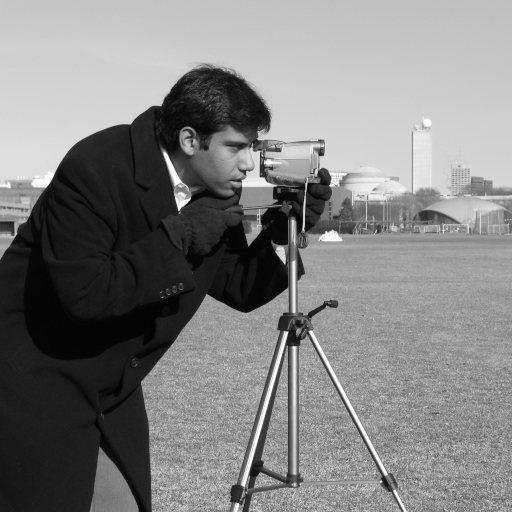
#> input picture skimage.data.camera(), 512 x 512 px
$ jupyter execute 6_segmentation_otsu.ipynb
#> lines starting #> are read from the running program, lines starting #| are printed output that depends on the picture; after the words box and inside, x2 and y2 are one past the last pixel; in counts of white or black regions, pixels touching at a corner belong together
# 6. Otsu Thresholding

## Table of Contents
1. [Libraries](#libraries)
2. [Single Thresholding](#single)
3. [Multi Thresholding](#multi)

Thresholding is used to create a binary image from a grayscale image

## Importing Libraries <a class="anchor" id="libraries" ></a>

[cell 1]
import matplotlib.pyplot as plt
from skimage import data
from skimage.filters import threshold_otsu
from skimage.filters import threshold_multiotsu
import numpy as np

import cv2

## Single Thresholding <a class="anchor" id="single" ></a>

We illustrate how to apply one of these thresholding algorithms.
Otsu's method [2]_ calculates an "optimal" threshold (marked by a red line in the
histogram below) by maximizing the variance between two classes of pixels,
which are separated by the threshold. Equivalently, this threshold minimizes
the intra-class variance.

[cell 2]
image = data.camera()
#> image is the input picture: shape (512, 512); min 0, max 255, mean 129.1
thresh = threshold_otsu(image)
#> thresh = 102
binary = image > thresh
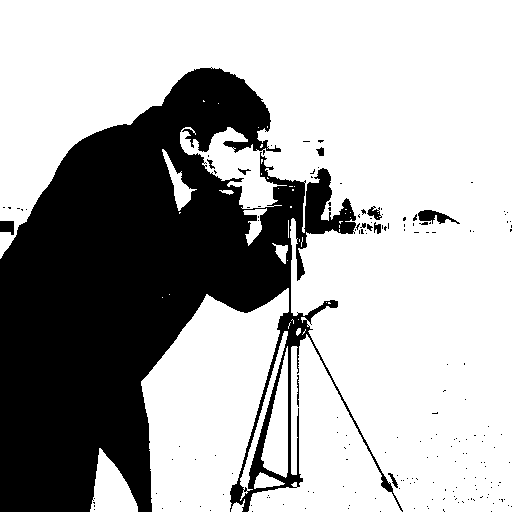
#> binary: shape (512, 512) bool; 67.9% white; 179 black regions (168 under 20 px), largest, box (x1, y1, x2, y2) and area: (0, 67, 403, 512) 82891, (418, 210, 460, 224) 293, (0, 221, 14, 235) 163

fig, axes = plt.subplots(ncols=3, figsize=(8, 2.5))
ax = axes.ravel()
ax[0] = plt.subplot(1, 3, 1)
ax[1] = plt.subplot(1, 3, 2)
ax[2] = plt.subplot(1, 3, 3, sharex=ax[0], sharey=ax[0])

ax[0].imshow(image, cmap=plt.cm.gray)
ax[0].set_title('Original')
ax[0].axis('off')

ax[1].hist(image.ravel(), bins=256)
ax[1].set_title('Histogram')
ax[1].axvline(thresh, color='r')

ax[2].imshow(binary, cmap=plt.cm.gray)
ax[2].set_title('Thresholded')
ax[2].axis('off')

plt.show()
#> figure, not shown here; panel 2: tallest bar 4957 high, from x = 26.89 to 27.89

If you are not familiar with the details of the different algorithms and the
underlying assumptions, it is often difficult to know which algorithm will give
the best results. Therefore, Scikit-image includes a function to evaluate
thresholding algorithms provided by the library. At a glance, you can select
the best algorithm for your data without a deep understanding of their
mechanisms.

[cell 3]
from skimage.filters import try_all_threshold

img = data.page()
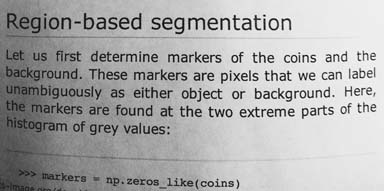
#> input picture skimage.data.page(), 384 x 191 px
#> img is the input picture: shape (191, 384); min 0, max 255, mean 171.5

fig, ax = try_all_threshold(img, figsize=(10, 8), verbose=False)
plt.show()
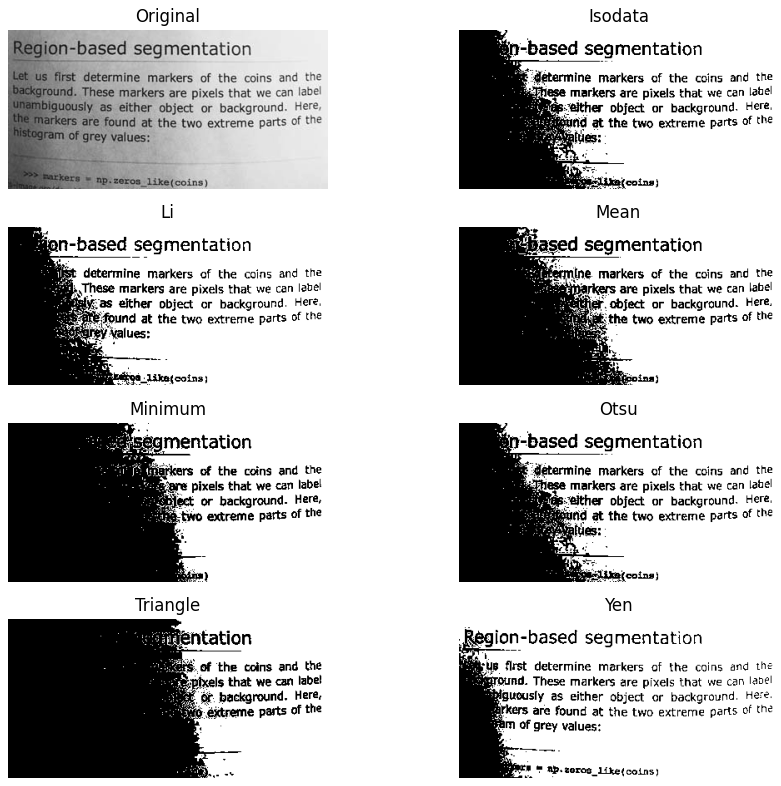
#> figure drawn by matplotlib, 8 panels

## Multi Thresholding <a class="anchor" id="multi" ></a>

The multi-Otsu threshold  is a thresholding algorithm that is used to separate
the pixels of an input image into several different classes, each one obtained
according to the intensity of the gray levels within the image.

Multi-Otsu calculates several thresholds, determined by the number of desired
classes. The default number of classes is 3: for obtaining three classes, the
algorithm returns two threshold values. They are represented by a red line in
the histogram below.

[cell 4]
# The input image.
image = data.camera()

# Applying multi-Otsu threshold for the default value, generating
# three classes.
thresholds = threshold_multiotsu(image)
#> thresholds = [87, 176]

# Using the threshold values, we generate the three regions.
regions = np.digitize(image, bins=thresholds)
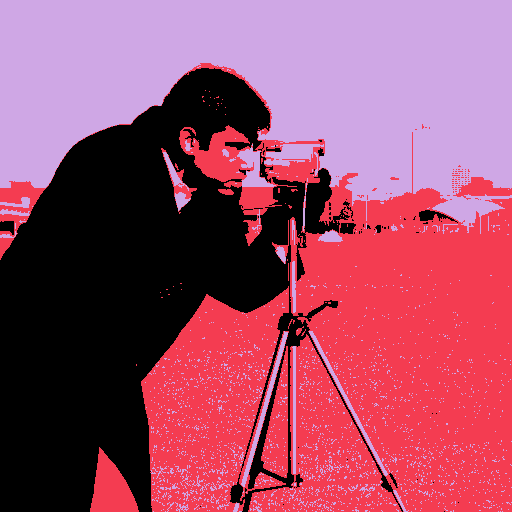
#> regions: shape (512, 512) int64; 3 distinct labels, from 0 to 2; one colour per label, 0 black

fig, ax = plt.subplots(nrows=1, ncols=3, figsize=(10, 3.5))

# Plotting the original image.
ax[0].imshow(image, cmap='gray')
ax[0].set_title('Original')
ax[0].axis('off')

# Plotting the histogram and the two thresholds obtained from
# multi-Otsu.
ax[1].hist(image.ravel(), bins=255)
ax[1].set_title('Histogram')
for thresh in thresholds:
    ax[1].axvline(thresh, color='r')
#> this loop made 2 passes
#> thresh on passes 1 to 2: 87, 176

# Plotting the Multi Otsu result.
ax[2].imshow(regions, cmap='jet')
ax[2].set_title('Multi-Otsu result')
ax[2].axis('off')

plt.subplots_adjust()

plt.show()
#> figure, not shown here; panel 2: tallest bar 4957 high, from x = 27 to 28

[cell 5]
img2 = cv2.imread('../data/pills.jpg')
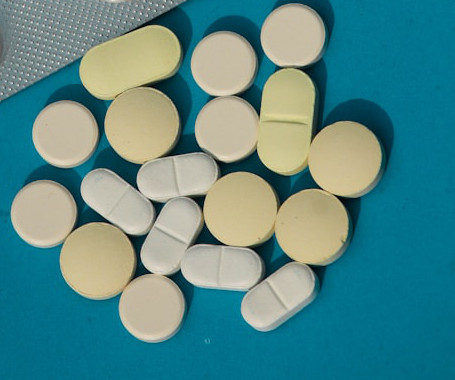
#> input picture data/pills.jpg, 455 x 380 px
#> img2 is the input picture: shape (380, 455, 3); mean B, G, R 136, 136.3, 84.6
gray_img = cv2.cvtColor(img2, cv2.COLOR_BGR2GRAY)
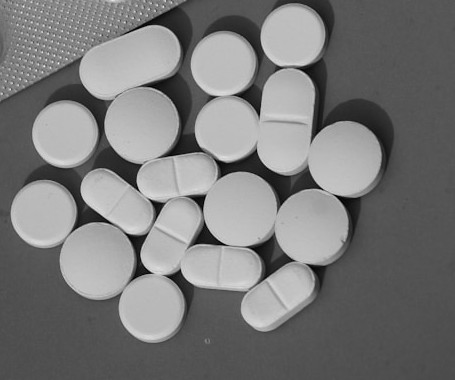
#> gray_img: shape (380, 455); min 0, max 248, mean 120.8

thresholds = threshold_multiotsu(gray_img)
#> thresholds = [62, 133]

# Using the threshold values, we generate the three regions.
regions = np.digitize(gray_img, bins=thresholds)
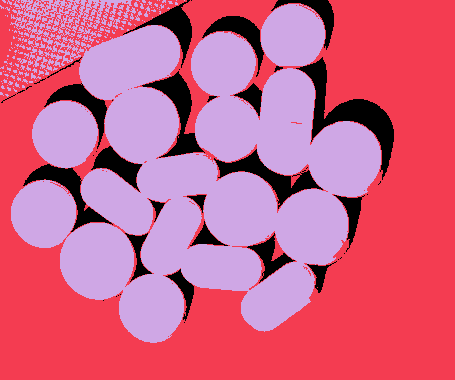
#> regions: shape (380, 455) int64; 3 distinct labels, from 0 to 2; one colour per label, 0 black

fig, ax = plt.subplots(nrows=1, ncols=3, figsize=(15, 5))

# Plotting the original image.
ax[0].imshow(gray_img, cmap='gray')
ax[0].set_title('Original')
ax[0].axis('off')

# Plotting the histogram and the two thresholds obtained from
# multi-Otsu.
ax[1].hist(gray_img.ravel(), bins=255)
ax[1].set_title('Histogram')
for thresh in thresholds:
    ax[1].axvline(thresh, color='r')
#> this loop made 2 passes
#> thresh on passes 1 to 2: 62, 133

# Plotting the Multi Otsu result.
ax[2].imshow(regions, cmap='jet')
ax[2].set_title('Multi-Otsu result')
ax[2].axis('off')

plt.subplots_adjust()

plt.show()
#> figure, not shown here; panel 2: tallest bar 10514 high, from x = 83.64 to 84.61

[cell 6]
img3 = cv2.imread('../data/nico (1).jpeg')
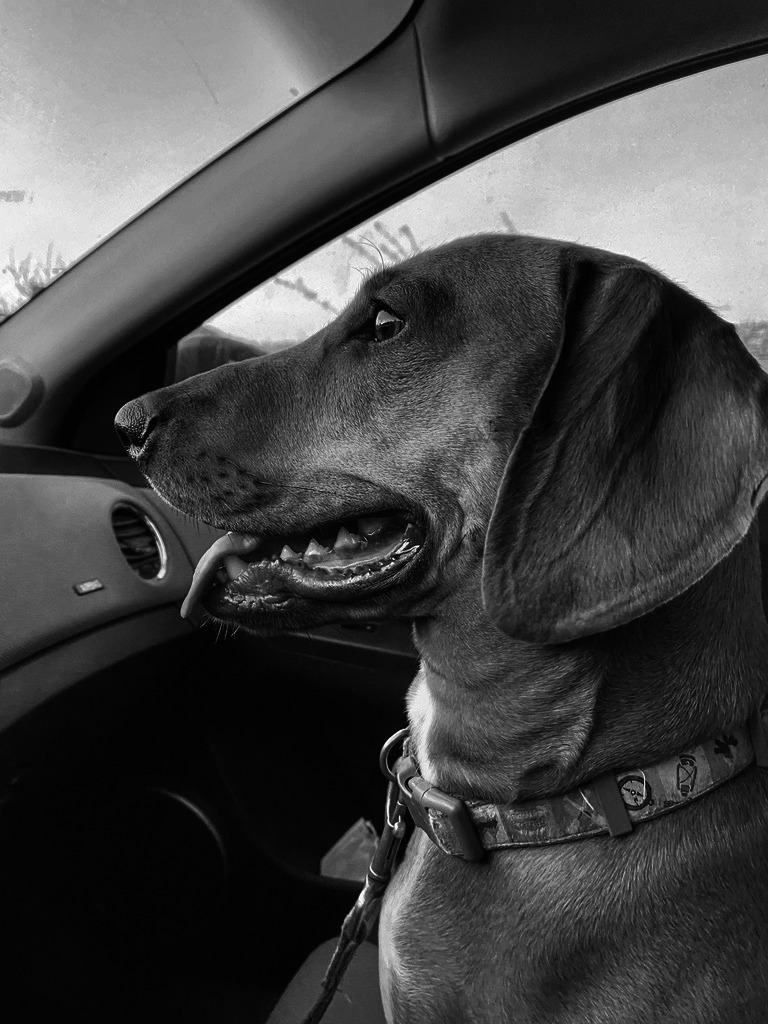
#> input picture data/nico (1).jpeg, 768 x 1024 px
#> img3 is the input picture: shape (1024, 768, 3); min 0, max 255, mean 68.7
gray_img = cv2.cvtColor(img3, cv2.COLOR_BGR2GRAY)
#> gray_img: shape (1024, 768)

thresholds = threshold_multiotsu(gray_img)
#> thresholds = [50, 134]

# Using the threshold values, we generate the three regions.
regions = np.digitize(gray_img, bins=thresholds)
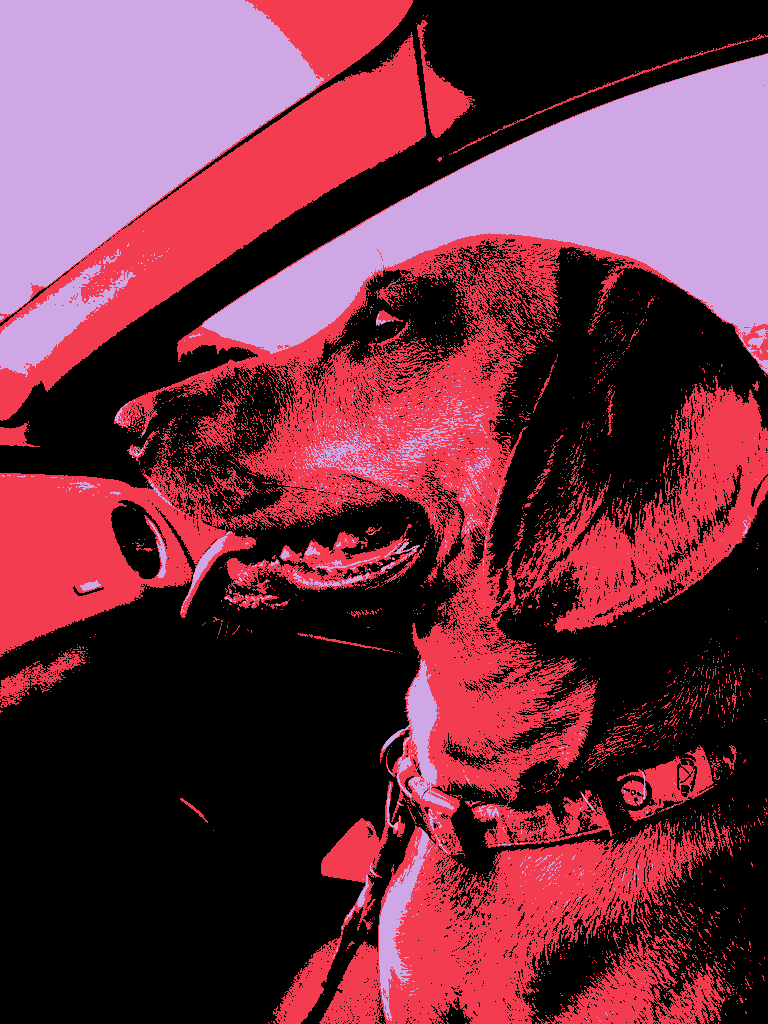
#> regions: shape (1024, 768) int64; 3 distinct labels, from 0 to 2; one colour per label, 0 black

fig, ax = plt.subplots(nrows=1, ncols=3, figsize=(15, 5))

# Plotting the original image.
ax[0].imshow(gray_img, cmap='gray')
ax[0].set_title('Original')
ax[0].axis('off')

# Plotting the histogram and the two thresholds obtained from
# multi-Otsu.
ax[1].hist(gray_img.ravel(), bins=255)
ax[1].set_title('Histogram')
for thresh in thresholds:
    ax[1].axvline(thresh, color='r')
#> this loop made 2 passes
#> thresh on passes 1 to 2: 50, 134

# Plotting the Multi Otsu result.
ax[2].imshow(regions, cmap='jet')
ax[2].set_title('Multi-Otsu result')
ax[2].axis('off')

plt.subplots_adjust()

plt.show()
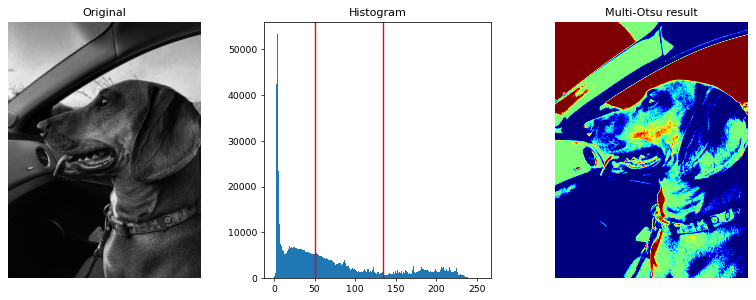
#> figure drawn by matplotlib, 3 panels; panel 2: tallest bar 53311 high, from x = 4 to 5
